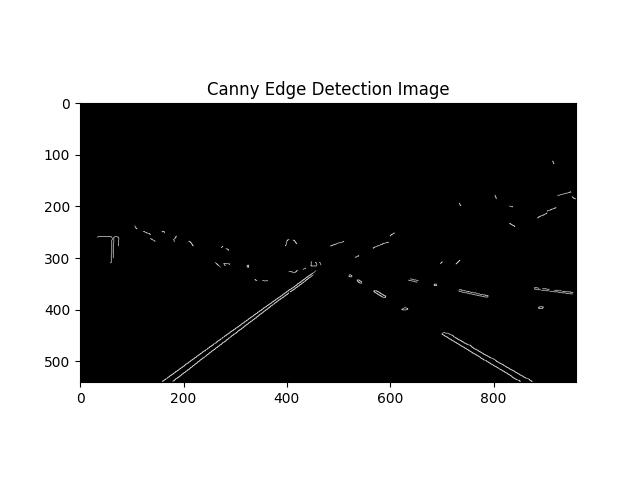

Generate this figure with Python:
# Do all the relevant imports
import matplotlib.pyplot as plt
import matplotlib.image as mpimg
import numpy as np
import cv2

# Read in the image and convert to grayscale
# Here we read a .jpeg and convert to 0,255 bytescale
image = mpimg.imread('road.jpeg')
gray = cv2.cvtColor(image,cv2.COLOR_RGB2GRAY)

# Define a kernel size for Gaussian smoothing / blurring
kernel_size = 5 # Must be an odd number (3, 5, 7...)
blur_gray = cv2.GaussianBlur(gray,(kernel_size, kernel_size),0)

# Define our parameters for Canny and run it
low_threshold = 180
high_threshold = 240
edges = cv2.Canny(blur_gray, low_threshold, high_threshold)

# Display the image
plt.imshow(edges, cmap='Greys_r')
plt.title("Canny Edge Detection Image")
plt.savefig("canny_edge_detection.jpeg")
plt.show()